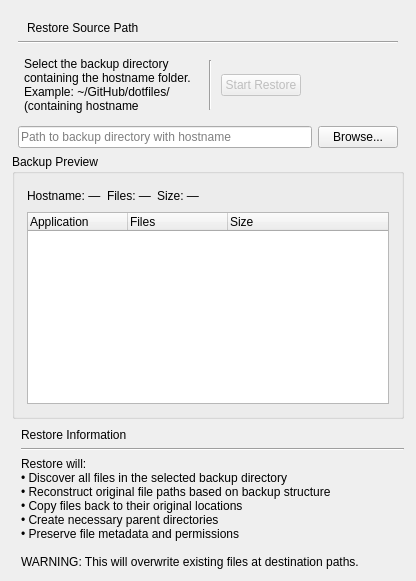
     <widget class="QWidget" name="restoreTab">
       <property name="sizePolicy">
        <sizepolicy hsizetype="Expanding" vsizetype="Expanding">
         <horstretch>0</horstretch>
         <verstretch>0</verstretch>
        </sizepolicy>
       </property>
       <attribute name="title">
        <string>Restore</string>
       </attribute>
       <layout class="QVBoxLayout" name="restore_layout">
        <property name="spacing">
         <number>0</number>
        </property>
        <property name="leftMargin">
         <number>12</number>
        </property>
        <property name="topMargin">
         <number>12</number>
        </property>
        <property name="rightMargin">
         <number>12</number>
        </property>
        <property name="bottomMargin">
         <number>12</number>
        </property>
        <item>
         <widget class="QWidget" name="restoreSourceGroup" native="true">
          <property name="sizePolicy">
           <sizepolicy hsizetype="Expanding" vsizetype="Maximum">
            <horstretch>0</horstretch>
            <verstretch>0</verstretch>
           </sizepolicy>
          </property>
          <layout class="QVBoxLayout" name="restore_source_layout">
           <property name="spacing">
            <number>6</number>
           </property>
           <property name="leftMargin">
            <number>6</number>
           </property>
           <property name="topMargin">
            <number>0</number>
           </property>
           <property name="rightMargin">
            <number>6</number>
           </property>
           <property name="bottomMargin">
            <number>6</number>
           </property>
           <item>
            <widget class="QWidget" name="restoreSourceLabelContainer" native="true">
             <property name="sizePolicy">
              <sizepolicy hsizetype="Expanding" vsizetype="Maximum">
               <horstretch>0</horstretch>
               <verstretch>0</verstretch>
              </sizepolicy>
             </property>
             <layout class="QHBoxLayout" name="restoreSourceLabelLayout">
              <property name="spacing">
               <number>0</number>
              </property>
              <property name="bottomMargin">
               <number>0</number>
              </property>
              <item>
               <widget class="QLabel" name="restoreSourceLabel">
                <property name="sizePolicy">
                 <sizepolicy hsizetype="Expanding" vsizetype="Maximum">
                  <horstretch>0</horstretch>
                  <verstretch>0</verstretch>
                 </sizepolicy>
                </property>
                <property name="text">
                 <string>Restore Source Path</string>
                </property>
                <property name="margin">
                 <number>6</number>
                </property>
               </widget>
              </item>
             </layout>
            </widget>
           </item>
           <item>
            <widget class="Line" name="restoreSourceLine">
             <property name="sizePolicy">
              <sizepolicy hsizetype="Expanding" vsizetype="Maximum">
               <horstretch>0</horstretch>
               <verstretch>0</verstretch>
              </sizepolicy>
             </property>
             <property name="orientation">
              <enum>Qt::Orientation::Horizontal</enum>
             </property>
            </widget>
           </item>
           <item>
            <widget class="QWidget" name="restoreSourceInfoButtonContainer" native="true">
             <property name="sizePolicy">
              <sizepolicy hsizetype="Expanding" vsizetype="Maximum">
               <horstretch>0</horstretch>
               <verstretch>0</verstretch>
              </sizepolicy>
             </property>
             <layout class="QHBoxLayout" name="restoreSourceInfoButtonLayout" stretch="20,1,20">
              <property name="spacing">
               <number>6</number>
              </property>
              <property name="leftMargin">
               <number>6</number>
              </property>
              <property name="topMargin">
               <number>0</number>
              </property>
              <property name="rightMargin">
               <number>0</number>
              </property>
              <property name="bottomMargin">
               <number>0</number>
              </property>
              <item>
               <widget class="QLabel" name="restoreSourceInfoLabel">
                <property name="sizePolicy">
                 <sizepolicy hsizetype="Expanding" vsizetype="Maximum">
                  <horstretch>0</horstretch>
                  <verstretch>0</verstretch>
                 </sizepolicy>
                </property>
                <property name="text">
                 <string>Select the backup directory containing the hostname folder.
Example: ~/GitHub/dotfiles/ (containing hostname subdirectory)</string>
                </property>
                <property name="wordWrap">
                 <bool>true</bool>
                </property>
                <property name="margin">
                 <number>5</number>
                </property>
               </widget>
              </item>
              <item alignment="Qt::AlignmentFlag::AlignHCenter">
               <widget class="Line" name="restoreSourceInfoButtonLine">
                <property name="sizePolicy">
                 <sizepolicy hsizetype="Maximum" vsizetype="Fixed">
                  <horstretch>0</horstretch>
                  <verstretch>0</verstretch>
                 </sizepolicy>
                </property>
                <property name="minimumSize">
                 <size>
                  <width>0</width>
                  <height>50</height>
                 </size>
                </property>
                <property name="orientation">
                 <enum>Qt::Orientation::Vertical</enum>
                </property>
               </widget>
              </item>
              <item alignment="Qt::AlignmentFlag::AlignLeft">
               <widget class="QPushButton" name="restoreSourceButton">
                <property name="enabled">
                 <bool>false</bool>
                </property>
                <property name="sizePolicy">
                 <sizepolicy hsizetype="Expanding" vsizetype="Maximum">
                  <horstretch>0</horstretch>
                  <verstretch>0</verstretch>
                 </sizepolicy>
                </property>
                <property name="minimumSize">
                 <size>
                  <width>0</width>
                  <height>0</height>
                 </size>
                </property>
                <property name="text">
                 <string>Start Restore</string>
                </property>
               </widget>
              </item>
             </layout>
            </widget>
           </item>
           <item>
            <layout class="QHBoxLayout" name="restorePathLayout">
             <item>
              <widget class="QLineEdit" name="restoreSourceEdit">
               <property name="sizePolicy">
                <sizepolicy hsizetype="Expanding" vsizetype="Maximum">
                 <horstretch>0</horstretch>
                 <verstretch>0</verstretch>
                </sizepolicy>
               </property>
               <property name="frame">
                <bool>true</bool>
               </property>
               <property name="readOnly">
                <bool>true</bool>
               </property>
               <property name="placeholderText">
                <string>Path to backup directory with hostname</string>
               </property>
               <property name="clearButtonEnabled">
                <bool>false</bool>
               </property>
              </widget>
             </item>
             <item>
              <widget class="QPushButton" name="restoreSourceBrowseButton">
               <property name="sizePolicy">
                <sizepolicy hsizetype="Maximum" vsizetype="Maximum">
                 <horstretch>0</horstretch>
                 <verstretch>0</verstretch>
                </sizepolicy>
               </property>
               <property name="text">
                <string>Browse...</string>
               </property>
              </widget>
             </item>
            </layout>
           </item>
           <item>
            <layout class="QHBoxLayout" name="restoreSourceButtonLayout">
             <property name="spacing">
              <number>0</number>
             </property>
            </layout>
           </item>
          </layout>
         </widget>
        </item>
        <item>
         <widget class="QGroupBox" name="restorePreviewGroup">
          <property name="visible">
           <bool>false</bool>
          </property>
          <property name="title">
           <string>Backup Preview</string>
          </property>
          <layout class="QVBoxLayout" name="restorePreviewLayout">
           <property name="leftMargin">
            <number>12</number>
           </property>
           <property name="topMargin">
            <number>12</number>
           </property>
           <property name="rightMargin">
            <number>12</number>
           </property>
           <property name="bottomMargin">
            <number>12</number>
           </property>
           <item>
            <layout class="QHBoxLayout" name="restorePreviewSummaryLayout">
             <item>
              <widget class="QLabel" name="restorePreviewHostLabel">
               <property name="text">
                <string>Hostname: —</string>
               </property>
              </widget>
             </item>
             <item>
              <widget class="QLabel" name="restorePreviewCountLabel">
               <property name="text">
                <string>Files: —</string>
               </property>
              </widget>
             </item>
             <item>
              <widget class="QLabel" name="restorePreviewSizeLabel">
               <property name="text">
                <string>Size: —</string>
               </property>
              </widget>
             </item>
             <item>
              <spacer name="restorePreviewSpacer">
               <property name="orientation">
                <enum>Qt::Orientation::Horizontal</enum>
               </property>
               <property name="sizeHint" stdset="0">
                <size>
                 <width>40</width>
                 <height>20</height>
                </size>
               </property>
              </spacer>
             </item>
            </layout>
           </item>
           <item>
            <widget class="QTreeWidget" name="restorePreviewTree">
             <property name="minimumSize">
              <size>
               <width>0</width>
               <height>150</height>
              </size>
             </property>
             <property name="alternatingRowColors">
              <bool>true</bool>
             </property>
             <property name="rootIsDecorated">
              <bool>true</bool>
             </property>
             <column>
              <property name="text">
               <string>Application</string>
              </property>
             </column>
             <column>
              <property name="text">
               <string>Files</string>
              </property>
             </column>
             <column>
              <property name="text">
               <string>Size</string>
              </property>
             </column>
            </widget>
           </item>
          </layout>
         </widget>
        </item>
        <item>
         <widget class="QWidget" name="restoreInfoGroup" native="true">
          <property name="sizePolicy">
           <sizepolicy hsizetype="Expanding" vsizetype="Expanding">
            <horstretch>0</horstretch>
            <verstretch>0</verstretch>
           </sizepolicy>
          </property>
          <layout class="QVBoxLayout" name="restore_info_layout">
           <property name="spacing">
            <number>6</number>
           </property>
           <property name="rightMargin">
            <number>0</number>
           </property>
           <property name="bottomMargin">
            <number>0</number>
           </property>
           <item>
            <widget class="QLabel" name="restoreInfoLabel">
             <property name="sizePolicy">
              <sizepolicy hsizetype="Expanding" vsizetype="Maximum">
               <horstretch>0</horstretch>
               <verstretch>0</verstretch>
              </sizepolicy>
             </property>
             <property name="font">
              <font>
               <bold>false</bold>
              </font>
             </property>
             <property name="text">
              <string>Restore Information</string>
             </property>
             <property name="margin">
              <number>6</number>
             </property>
            </widget>
           </item>
           <item>
            <widget class="Line" name="restoreInfoLine">
             <property name="sizePolicy">
              <sizepolicy hsizetype="Expanding" vsizetype="Maximum">
               <horstretch>0</horstretch>
               <verstretch>0</verstretch>
              </sizepolicy>
             </property>
             <property name="orientation">
              <enum>Qt::Orientation::Horizontal</enum>
             </property>
            </widget>
           </item>
           <item alignment="Qt::AlignmentFlag::AlignTop">
            <widget class="QLabel" name="restoreInfoText">
             <property name="sizePolicy">
              <sizepolicy hsizetype="Maximum" vsizetype="Maximum">
               <horstretch>0</horstretch>
               <verstretch>0</verstretch>
              </sizepolicy>
             </property>
             <property name="text">
              <string>Restore will:
• Discover all files in the selected backup directory
• Reconstruct original file paths based on backup structure
• Copy files back to their original locations
• Create necessary parent directories
• Preserve file metadata and permissions

WARNING: This will overwrite existing files at destination paths.</string>
             </property>
             <property name="wordWrap">
              <bool>true</bool>
             </property>
             <property name="margin">
              <number>10</number>
             </property>
             <property name="indent">
              <number>-1</number>
             </property>
            </widget>
           </item>
          </layout>
         </widget>
        </item>
       </layout>
      </widget>
